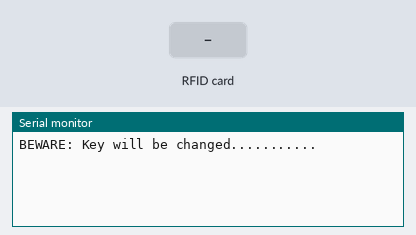
Bench run of a sketch on a simulated Arduino Uno, built with avr-gcc and run on an emulated ATmega328P. Parts: the last lines printed to the serial monitor. The test bench sets the inputs (shaded band).

Above: at 1.2 s.
1.3 s: RFID card 5E 7A 19 C4 held to the reader
At 1.48 s:
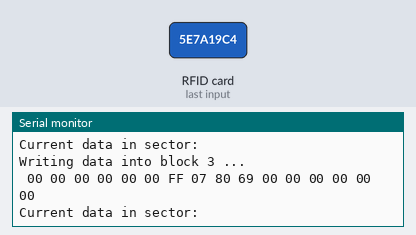
At 4.3 s:
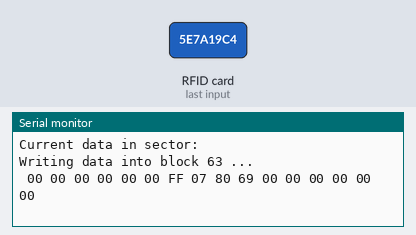
Timing chart, 0 to 5.8 s (numbered marks = the images above; inputs shaded):
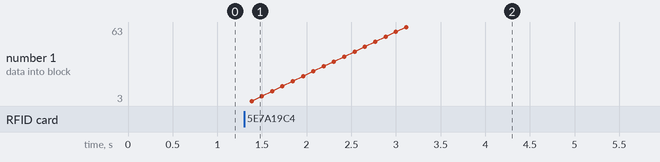

The sketch:

change_key.ino
```cpp
#include <SPI.h>
#include <MFRC522.h>

#define RST_PIN         9           // Configurable, see typical pin layout above
#define SS_PIN          10          // Configurable, see typical pin layout above

MFRC522 mfrc522(SS_PIN, RST_PIN);   // Create MFRC522 instance.

MFRC522::MIFARE_Key old_key;
MFRC522::MIFARE_Key new_key;

MFRC522::StatusCode status;

void setup() {
  Serial.begin(9600); // Initialize serial communications with the PC
  while (!Serial);    // Do nothing if no serial port is opened (added for Arduinos based on ATMEGA32U4)
  SPI.begin();        // Init SPI bus
  mfrc522.PCD_Init(); // Init MFRC522 card


  // Prepare the key (used both as key A and as key B)
  // FF FF FF FF FF FF is the default key

  old_key.keyByte[0] = 0xFF;
  old_key.keyByte[1] = 0xFF;
  old_key.keyByte[2] = 0xFF;
  old_key.keyByte[3] = 0xFF;
  old_key.keyByte[4] = 0xFF;
  old_key.keyByte[5] = 0xFF;

  new_key.keyByte[0] = 0x00;  // write your new key here
  new_key.keyByte[1] = 0x00;
  new_key.keyByte[2] = 0x00;
  new_key.keyByte[3] = 0x00;
  new_key.keyByte[4] = 0x00;
  new_key.keyByte[5] = 0x00;

  Serial.println();
  Serial.println();
  Serial.println(F("BEWARE: Key will be changed..........."));
  Serial.println();
}

/**
   Main loop.
*/
void loop() {
  // Look for new cards
  if ( ! mfrc522.PICC_IsNewCardPresent())
    return;

  // Select one of the cards
  if ( ! mfrc522.PICC_ReadCardSerial())
    return;

  // Show some details of the PICC (that is: the tag/card)
  Serial.print(F("Card UID:"));
  dump_byte_array(mfrc522.uid.uidByte, mfrc522.uid.size);
  Serial.println();
  Serial.print(F("PICC type: "));
  MFRC522::PICC_Type piccType = mfrc522.PICC_GetType(mfrc522.uid.sak);
  Serial.println(mfrc522.PICC_GetTypeName(piccType));
  Serial.println();

  // Check for compatibility
  if (    piccType != MFRC522::PICC_TYPE_MIFARE_MINI
          &&  piccType != MFRC522::PICC_TYPE_MIFARE_1K
          &&  piccType != MFRC522::PICC_TYPE_MIFARE_4K) {
    Serial.println(F("This sample only works with MIFARE Classic cards."));
    return;
  }

  byte dataBlock[]    = {
    0x00, 0x00, 0x00, 0x00, //  First 6 bytes for key A
    0x00, 0x00, 0xFF, 0x07, //  Last 6 bytes for key B
    0x80, 0x69, 0x00, 0x00, //  Don't touch the middle 4 bytes FF 07 80 69
    0x00, 0x00, 0x00, 0x00
  };

  // Key Change
  for (byte sector = 0; sector < 16; sector++) {
    byte blockAddr = sector * 4 + 3;              // to change key blockAddr will always be (sector*4 + 3)
    change_key(sector, blockAddr, dataBlock);
  }


  // Halt PICC
  mfrc522.PICC_HaltA();
  // Stop encryption on PCD
  mfrc522.PCD_StopCrypto1();

}

//Helper routine to dump a byte array as hex values to Serial.

void dump_byte_array(byte *buffer, byte bufferSize) {
  for (byte i = 0; i < bufferSize; i++) {
    Serial.print(buffer[i] < 0x10 ? " 0" : " ");
    Serial.print(buffer[i], HEX);
  }
}

//key Change

void change_key(byte sector, byte blockAddr, byte *dataBlock) {
  byte trailerBlock   = 3; // this block is needed to authenticate the card. It'll always be 3.

  // Authenticate using key A
  if (sector == 0) {
    status = mfrc522.PCD_Authenticate(MFRC522::PICC_CMD_MF_AUTH_KEY_A, trailerBlock, &old_key, &(mfrc522.uid));
    if (status != MFRC522::STATUS_OK) {
      Serial.print(F("PCD_Authenticate() failed: "));
      Serial.println(mfrc522.GetStatusCodeName(status));
      return;
    }
  } else {
    status = mfrc522.PCD_Authenticate(MFRC522::PICC_CMD_MF_AUTH_KEY_A, trailerBlock, &new_key, &(mfrc522.uid));
    if (status != MFRC522::STATUS_OK) {
      Serial.print(F("PCD_Authenticate() failed: "));
      Serial.println(mfrc522.GetStatusCodeName(status));
      return;
    }
  }

  // Show the whole sector as it currently is
  Serial.println(F("Current data in sector:"));
  mfrc522.PICC_DumpMifareClassicSectorToSerial(&(mfrc522.uid), &old_key, sector);
  Serial.println();

  // Write data to the block
  Serial.print(F("Writing data into block ")); Serial.print(blockAddr);
  Serial.println(F(" ..."));
  dump_byte_array(dataBlock, 16); Serial.println();
  status = mfrc522.MIFARE_Write(blockAddr, dataBlock, 16);
  if (status != MFRC522::STATUS_OK) {
    Serial.print(F("MIFARE_Write() failed: "));
    Serial.println(mfrc522.GetStatusCodeName(status));
  }
  Serial.println();

}
```

Measured:
- after the input at 1.3 s, the serial monitor: prints a new line at once (image 1)
